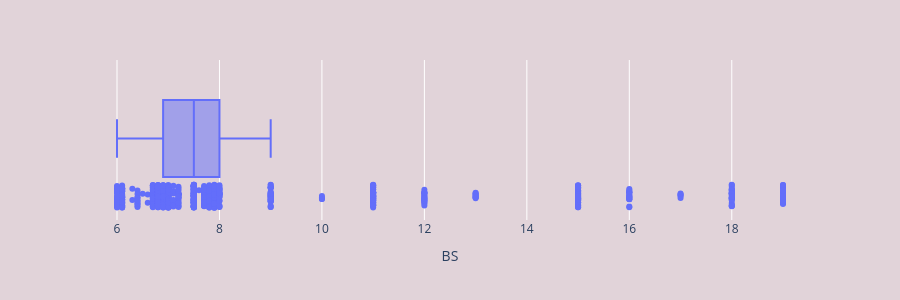
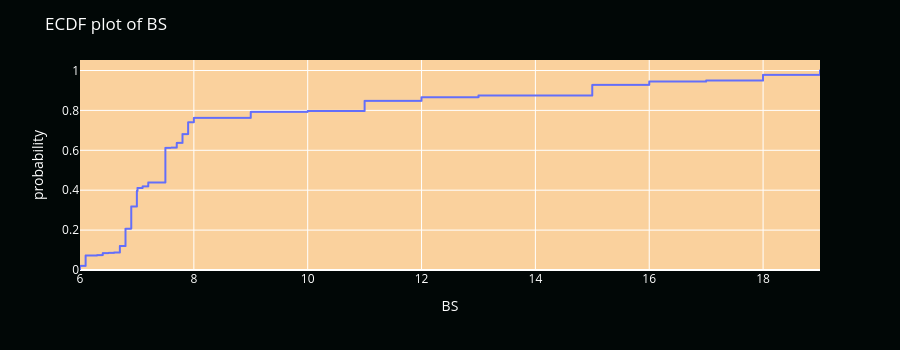

Here is the notebook cell these charts were saved with, in order:
### Code cell
#BS
uni_num('BS')

### Figure 1 — Plotly figure (JSON) as saved in the notebook; plotly's stock layout.template omitted (floating-point values rounded to 4 significant figures; data arrays with more than 128 entries replaced by an {"elided": "..."} marker saying what was removed)
{"data": [{"alignmentgroup": "True", "boxpoints": "all", "hovertemplate": "BS=%{x}<extra></extra>", "legendgroup": "", "marker": {"color": "#636efa"}, "name": "", "notched": false, "offsetgroup": "", "orientation": "h", "showlegend": false, "type": "box", "x": {"elided": "1014 float values"}, "x0": " ", "xaxis": "x", "y0": " ", "yaxis": "y"}], "layout": {"boxmode": "group", "height": 300, "legend": {"tracegroupgap": 0}, "margin": {"t": 60}, "paper_bgcolor": "#E1D3D9", "plot_bgcolor": "#E1D3D9", "xaxis": {"anchor": "y", "domain": [0, 1], "title": {"text": "BS"}}, "yaxis": {"anchor": "x", "domain": [0, 1]}}}

### Figure 2 — Plotly figure (JSON) as saved in the notebook; plotly's stock layout.template omitted (floating-point values rounded to 4 significant figures; data arrays with more than 128 entries replaced by an {"elided": "..."} marker saying what was removed)
{"data": [{"hovertemplate": "BS=%{x}<br>probability=%{y}<extra></extra>", "legendgroup": "", "line": {"dash": "solid", "shape": "hv"}, "marker": {"color": "#636efa", "symbol": "circle"}, "mode": "lines", "name": "", "showlegend": false, "type": "scattergl", "x": {"elided": "1014 float values"}, "xaxis": "x", "y": {"elided": "1014 float values"}, "yaxis": "y"}], "layout": {"font": {"color": "white"}, "height": 350, "legend": {"tracegroupgap": 0}, "margin": {"t": 60}, "paper_bgcolor": "#010706", "plot_bgcolor": "#FAD19D", "title": {"text": "ECDF plot of BS"}, "xaxis": {"anchor": "y", "color": "white", "domain": [0, 1], "title": {"text": "BS"}}, "yaxis": {"anchor": "x", "color": "white", "domain": [0, 1], "rangemode": "tozero", "title": {"text": "probability"}}}}
